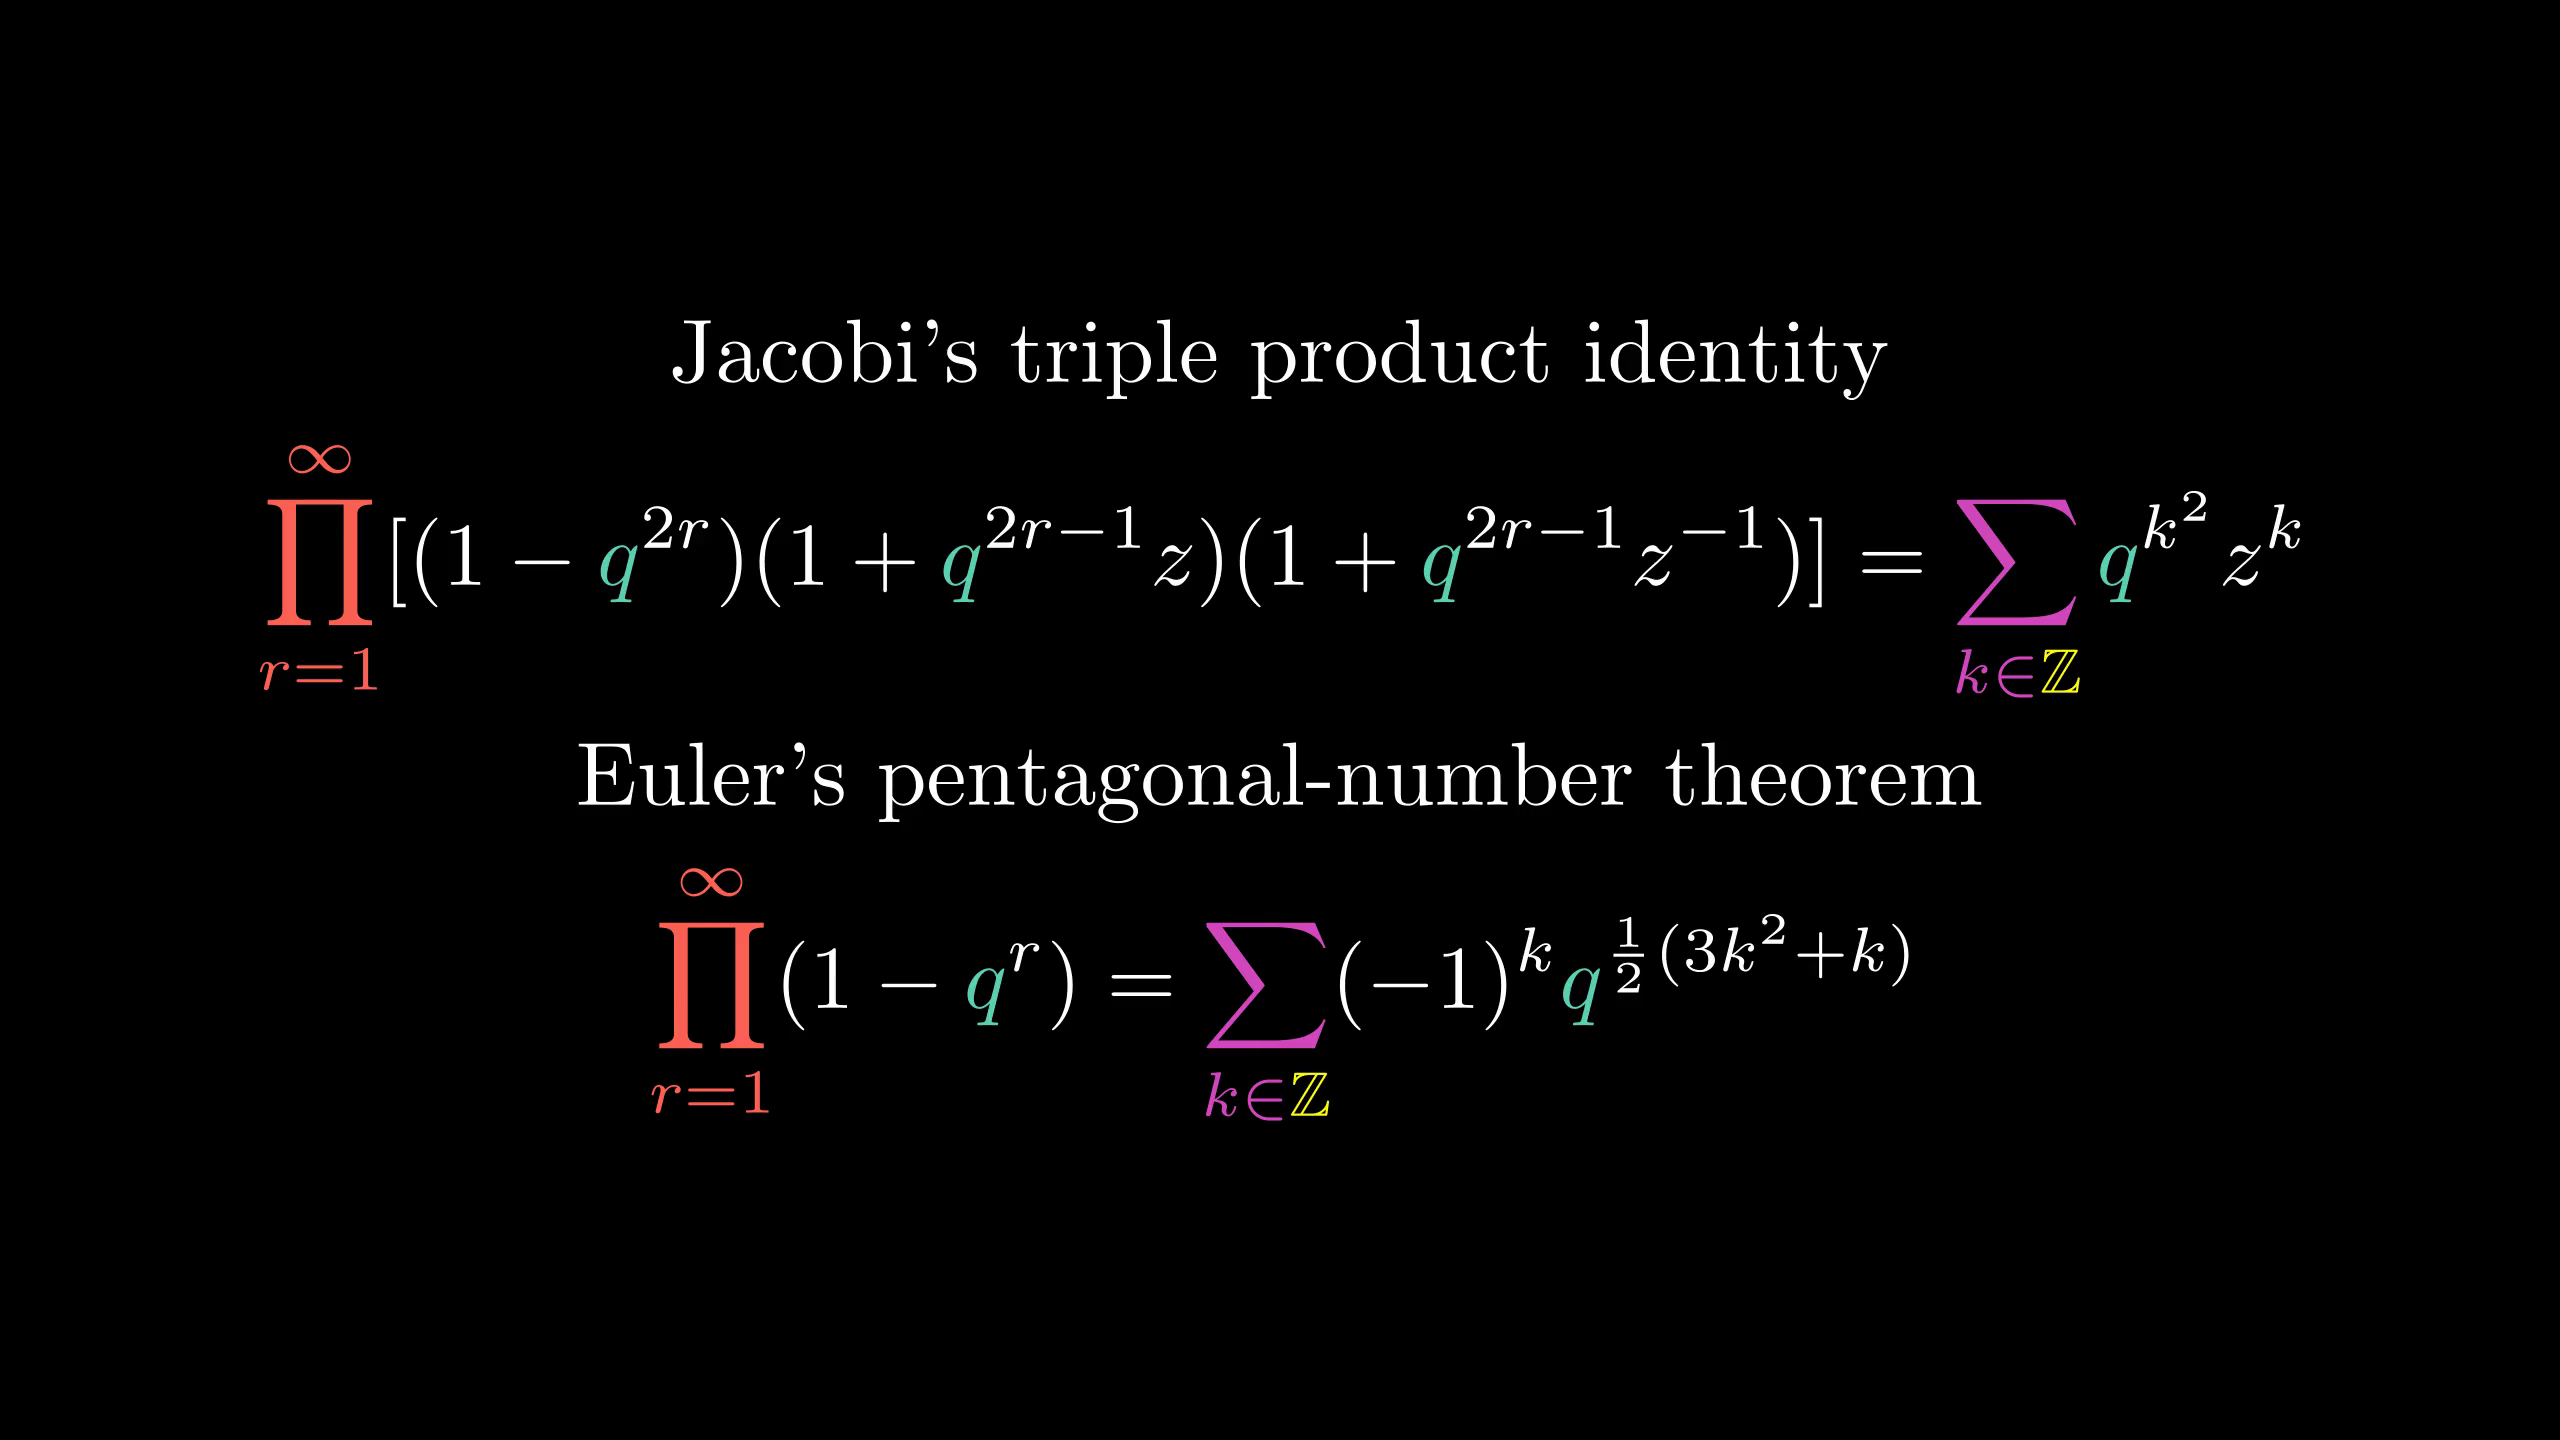

Write Python code to recreate this figure.
from manimlib.imports import *

class FooScene(Scene):
    def construct(self):
        tit=TextMobject("Jacobi's triple product identity")
        fml=TexMobject(r"\prod_{r=1}^\infty[(1-q^{2r})" \
                r"(1+q^{2r-1}z)(1+q^{2r-1}z^{-1})]" \
                r"=\sum_{k\in\mathbb Z}q^{k^2}z^k",
                tex_to_color_map={
                    r"\prod_{r=1}^\infty":RED,
                    r"\sum_{k\in":PINK,
                    r"\mathbb Z}":YELLOW,
                    "q":TEAL
                })
        tit2=TextMobject("Euler's pentagonal-number theorem")
        fml2=TexMobject(r"\prod_{r=1}^\infty(1-q^r)=" \
                r"\sum_{k\in\mathbb Z}(-1)^kq^{\frac12(3k^2+k)}",
                tex_to_color_map={
                    r"\prod_{r=1}^\infty":RED,
                    r"\sum_{k\in":PINK,
                    r"\mathbb Z}":YELLOW,
                    "q":TEAL
                })
        gp=VGroup(tit,fml,tit2,fml2).arrange(DOWN)
        self.add(gp)
        self.wait()
